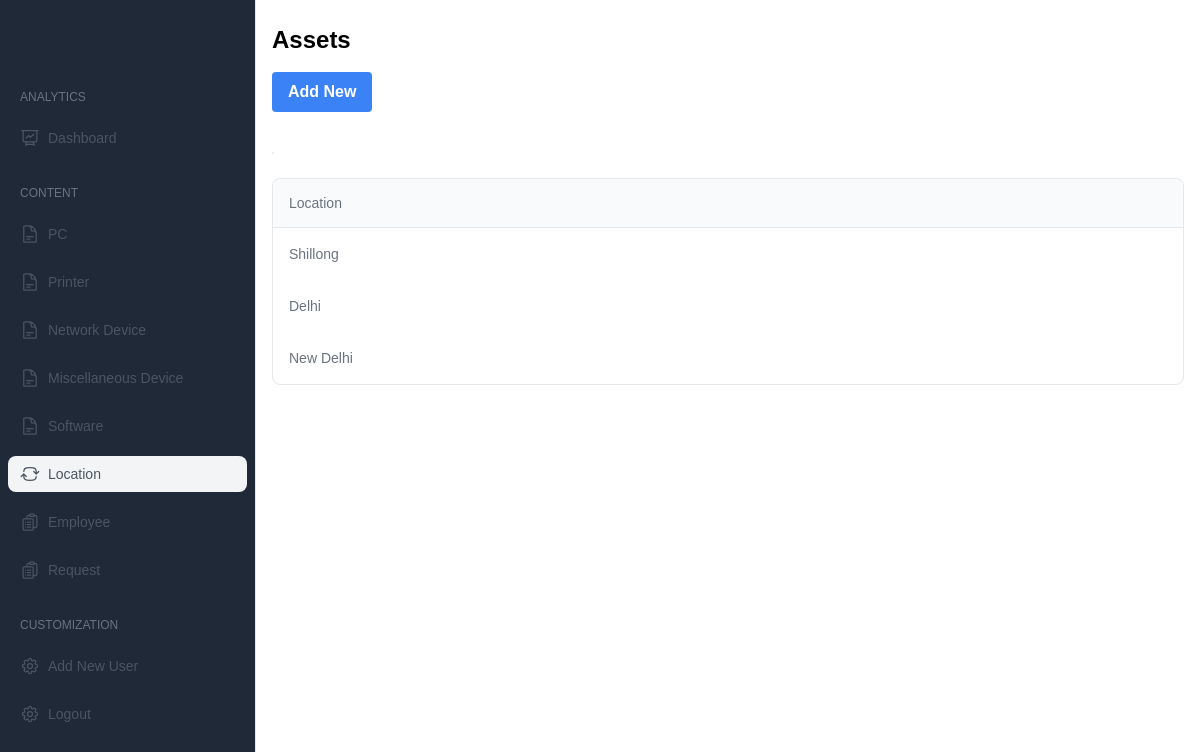
The app's page /location/ (signed in), older data.
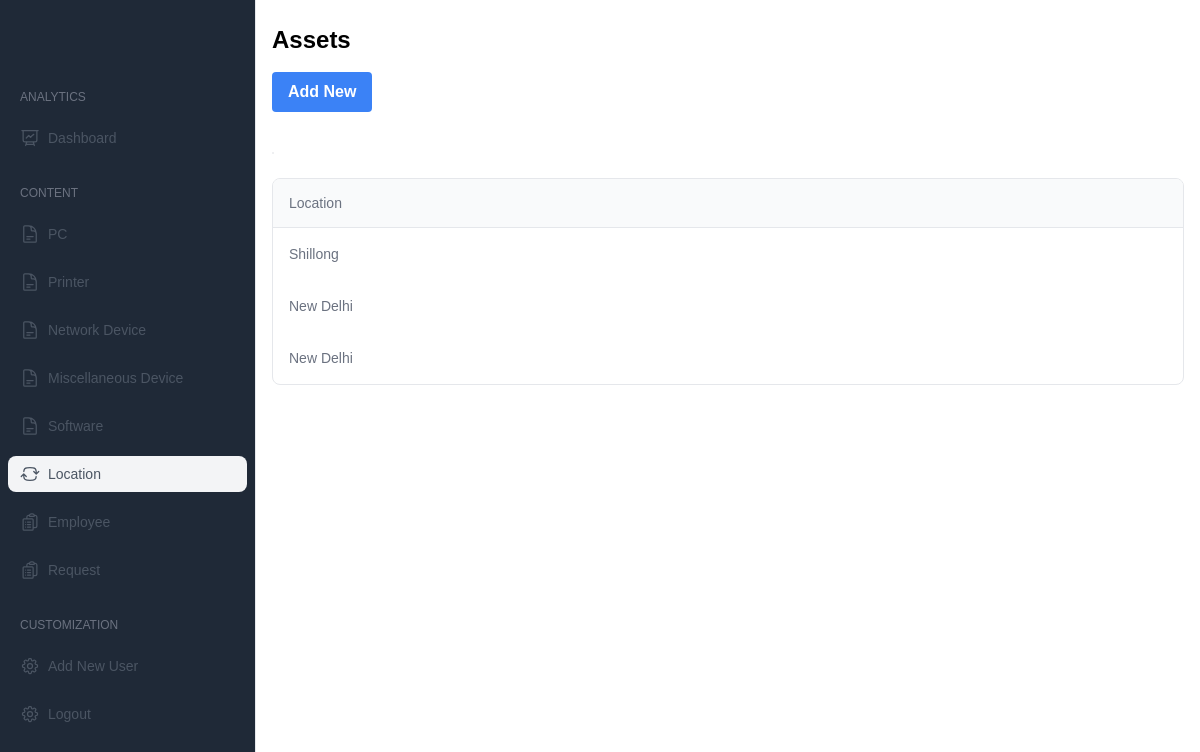
The same page, newer data.
### location/models.py (models this page shows, shortened)
class Location(models.Model):
    location_name = models.CharField(max_length=50)

### location/views.py (the view, shortened to what this page needs)
# urls.py: path('location/',locviews.LocationPage),
@login_required
def LocationPage(req):
        if req.method=='GET':
            ldata=Location.objects.all()
            flag=3
            if req.user.is_authenticated:
                user = req.user
                if hasattr(user, 'myuser'):
                    role = user.myuser.role
                    if role=='superadmin':
                        flag=0
                    elif role=='admin':
                        flag=1
                    elif role=='itmanager':
                        flag=2
                    elif role=='employee':
                        flag=3
            data={
                'flag':flag,
                'ldata':ldata
            }
            return render(req,"location.html",data)

### templates/location.html (shortened to what the changed rows need)
<!DOCTYPE html>
<html lang="en">
<head>
  <link href="https://cdn.jsdelivr.net/npm/tailwindcss@2.2.17/dist/tailwind.min.css" rel="stylesheet">
</head>
<body>
  <div  class="flex h-screen bg-gray-200">
    <div class="flex-1 flex flex-col overflow-hidden">
      <main class="flex-1 overflow-x-auto bg-white">
        <div class="container mx-auto py-6 px-4">
          <h1 class="text-2xl font-semibold mb-4">Assets</h1>
          <div id="tableBody" class="flex flex-col mt-6">
            <div class="-mx-4 -my-2 overflow-x-auto sm:-mx-6 lg:-mx-8">
              <div class="inline-block min-w-full py-2 align-middle md:px-6 lg:px-8">
                <div class="overflow-hidden border border-gray-200 dark:border-gray-700 md:rounded-lg">
                  <table class="min-w-full divide-y divide-gray-200 dark:divide-gray-700">
                    <thead class="bg-gray-50 dark:bg-gray-800">
                      <tr>
                        <th scope="col" class="py-3.5 px-4 text-sm font-normal text-left rtl:text-right text-gray-500 dark:text-gray-400">
                          <button class="flex items-center gap-x-3 focus:outline-none">
                            Location
                          </button>
                        </th>
                      </tr>
                    </thead>
                    <tbody>
                      {% for n in ldata %}
                      <tr>
                        <td class="px-4 py-4 text-sm font-medium whitespace-nowrap text-gray-500 dark:text-gray-400">
                          {{ n.location_name }}
                        </td>
                      </tr>
                      {% endfor %}
                    </tbody>
                  </table>
                </div>
              </div>
            </div>
          </div>
      </html>
</body>
</html>

Row changes from the older to the newer data that the page shows:
changed Location (number 2 of 3 on the later page): location_name "Delhi" → "New Delhi"
